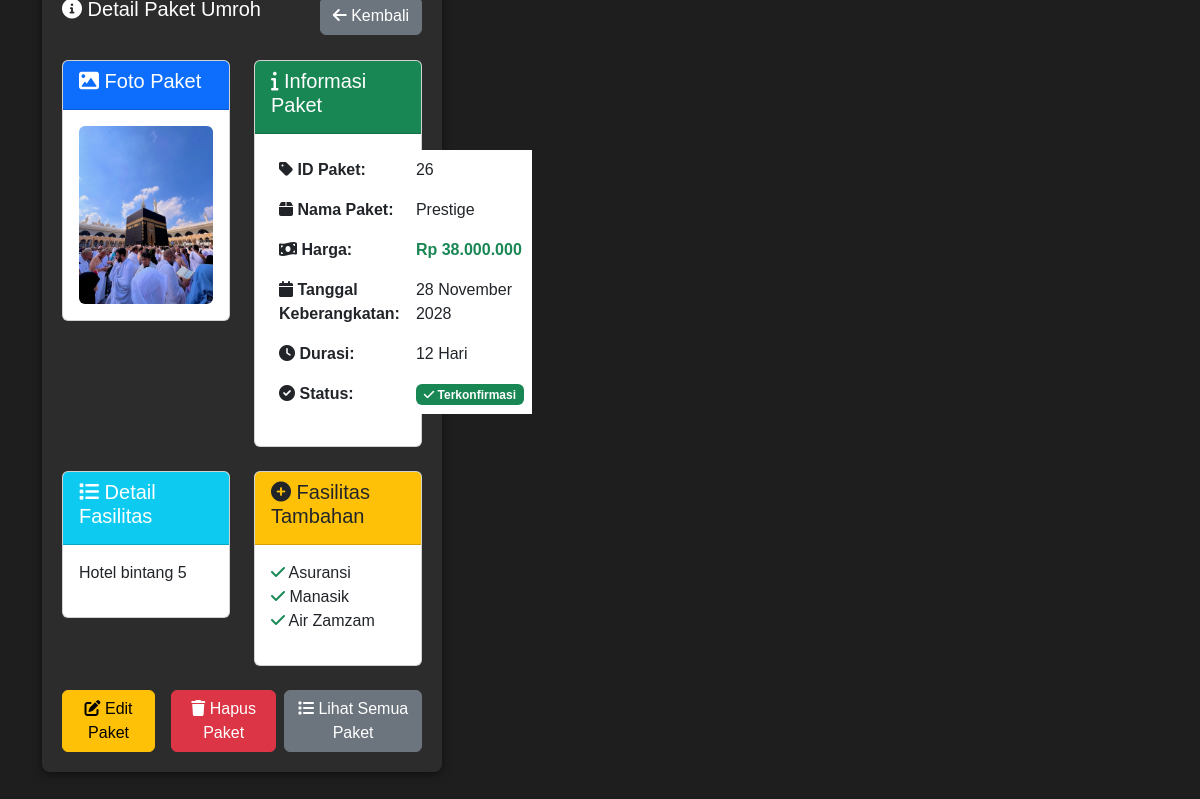
Page /list/detail.php?id=26 on the committed database.
### tables this page shows
CREATE TABLE `paket_umroh` (
  `id_paket` bigint(20) UNSIGNED NOT NULL,
  `nama_paket` varchar(30) NOT NULL,
  `detail_fasilitas` varchar(100) NOT NULL,
  `foto_paket` varchar(300) NOT NULL,
  `tgl_keberangkatan` date NOT NULL,
  `fasilitas_tambahan` varchar(30) NOT NULL,
  `harga_paket` int(11) NOT NULL,
  `durasi_Perjalanan` varchar(100) NOT NULL,
  `konfirmasi` varchar(100) NOT NULL,
  `status` enum('aktif','nonaktif') NOT NULL DEFAULT 'aktif'
);

### list/detail.php (the view, shortened to what this page needs)
<?php
require('../componen/koneksi.php');
$id = intval($_GET['id']);
$query = mysqli_query($koneksi, "SELECT * FROM paket_umroh WHERE id_paket = $id");
$data = mysqli_fetch_array($query);
?>
<!DOCTYPE html>
<html lang="id">
<head>
    <link href="https://cdn.jsdelivr.net/npm/bootstrap@5.3.0/dist/css/bootstrap.min.css" rel="stylesheet">
    <link rel="stylesheet" href="https://cdnjs.cloudflare.com/ajax/libs/font-awesome/6.0.0/css/all.min.css">
    <link rel="stylesheet" href="../componen/styleshasilform.css">
</head>
<body>
    <div class="container mt-5">
        <div class="form-container">
            <div class="d-flex justify-content-between align-items-center mb-4">
                <h2><i class="fas fa-info-circle"></i> Detail Paket Umroh</h2>
                <a href="inputPaket.php" class="btn btn-secondary">
                    <i class="fas fa-arrow-left"></i> Kembali
                </a>
            </div>
            <div class="row">
                <div class="col-md-6">
                    <div class="card mb-4">
                        <div class="card-header bg-primary text-white">
                            <h5><i class="fas fa-image"></i> Foto Paket</h5>
                        </div>
                        <div class="card-body text-center">
                            <?php if (file_exists($data['foto_paket'])): ?>
                                <img src="<?= $data['foto_paket'] ?>" class="img-fluid rounded" style="max-height: 300px;">
                            <?php endif; ?>
                        </div>
                    </div>
                </div>
                <div class="col-md-6">
                    <div class="card mb-4">
                        <div class="card-header bg-success text-white">
                            <h5><i class="fas fa-info"></i> Informasi Paket</h5>
                        </div>
                        <div class="card-body">
                            <table class="table table-borderless">
                                <tr>
                                    <td><strong><i class="fas fa-tag"></i> ID Paket:</strong></td>
                                    <td><?= $data['id_paket'] ?></td>
                                </tr>
                                <tr>
                                    <td><strong><i class="fas fa-box"></i> Nama Paket:</strong></td>
                                    <td><?= htmlspecialchars($data['nama_paket']) ?></td>
                                </tr>
                                <tr>
                                    <td><strong><i class="fas fa-money-bill-wave"></i> Harga:</strong></td>
                                    <td><span class="text-success fw-bold">Rp <?= number_format($data['harga_paket'], 0, ',', '.') ?></span></td>
                                </tr>
                                <tr>
                                    <td><strong><i class="fas fa-calendar"></i> Tanggal Keberangkatan:</strong></td>
                                    <td><?= date('d F Y', strtotime($data['tgl_keberangkatan'])) ?></td>
                                </tr>
                                <tr>
                                    <td><strong><i class="fas fa-clock"></i> Durasi:</strong></td>
                                    <td><?= htmlspecialchars($data['durasi_Perjalanan']) ?></td>
                                </tr>
                                <tr>
                                    <td><strong><i class="fas fa-check-circle"></i> Status:</strong></td>
                                    <td>
                                        <?php if ($data['konfirmasi'] == 1): ?>
                                            <span class="badge bg-success"><i class="fas fa-check"></i> Terkonfirmasi</span>
                                        <?php else: ?>
                                            <span class="badge bg-warning"><i class="fas fa-exclamation"></i> Belum Terkonfirmasi</span>
                                        <?php endif; ?>
                                    </td>
                                </tr>
                            </table>
                        </div>
                    </div>
                </div>
            </div>
            <div class="row">
                <div class="col-md-6">
                    <div class="card mb-4">
                        <div class="card-header bg-info text-white">
                            <h5><i class="fas fa-list"></i> Detail Fasilitas</h5>
                        </div>
                        <div class="card-body">
                            <p><?= nl2br(htmlspecialchars($data['detail_fasilitas'])) ?></p>
                        </div>
                    </div>
                </div>
                <div class="col-md-6">
                    <div class="card mb-4">
                        <div class="card-header bg-warning text-dark">
                            <h5><i class="fas fa-plus-circle"></i> Fasilitas Tambahan</h5>
                        </div>
                        <div class="card-body">
                            <?php
                            $fasilitas = explode(', ', $data['fasilitas_tambahan']);
                            if (!empty($fasilitas[0])):
                            ?>
                                <ul class="list-unstyled">
                                    <?php foreach ($fasilitas as $item): ?>
                                        <li><i class="fas fa-check text-success"></i> <?= htmlspecialchars($item) ?></li>
                                    <?php endforeach; ?>
                                </ul>
                            <?php else: ?>
                                <p class="text-muted">Tidak ada fasilitas tambahan</p>
                            <?php endif; ?>
                        </div>
                    </div>
                </div>
            </div>
            <div class="d-grid gap-2 d-md-flex justify-content-md-end">
                <a href="edit.php?id=<?= $data['id_paket'] ?>" class="btn btn-warning me-md-2">
                    <i class="fas fa-edit"></i> Edit Paket
                </a>
                <a href="delete.php?id=<?= $data['id_paket'] ?>" class="btn btn-danger"
                   onclick="return confirm('Apakah Anda yakin ingin menghapus paket ini?')">
                    <i class="fas fa-trash"></i> Hapus Paket
                </a>
                <a href="inputPaket.php" class="btn btn-secondary">
                    <i class="fas fa-list"></i> Lihat Semua Paket
                </a>
            </div>
        </div>
    </div>
</body>
</html>

### componen/styleshasilform.css (style rules this page uses)
html, body { height: 100%; margin: 0; padding: 0; }
body { display: flex; flex-direction: column; min-height: 100vh; align-items:center; justify-content: center; }
body { background-color: #1e1e1e; color: white; font-family: 'Arial', sans-serif; flex-direction: column; min-height: 100vh; background-image: url(../assets/background3.jpg); background-size: cover; background-repeat: no-repeat; }
.form-container { background-color: #2c2c2c; padding: 20px; margin-bottom: 100px; border-radius: 8px; box-shadow: 0 2px 10px rgba(0, 0, 0, 0.5); width: 90%; max-width: 400px; justify-content: center; align-items: center; }
h2 { margin-bottom: 15px; font-size: 20px; text-align: center; }

### rows in the picture
paket_umroh: foto_paket (picture), id_paket "26", nama_paket "Prestige", harga_paket "38.000.000", tgl_keberangkatan "28 November 2028", durasi_Perjalanan "12 Hari", detail_fasilitas "Hotel bintang 5", fasilitas_tambahan "Asuransi", fasilitas_tambahan "Manasik", fasilitas_tambahan "Air Zamzam"
